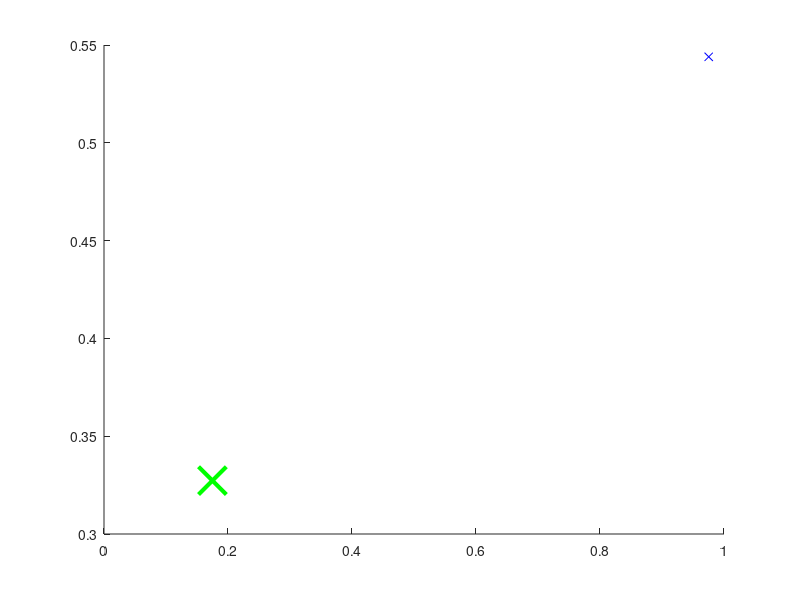

Source code (MATLAB): (Note: this script raises an error after producing the figure.)
function rrt_basic

figure(1); clf; hold on;
x_start = rand(2,1);
x_goal = rand(2,1);
plot(x_start(1),x_start(2),'bx',x_goal(1),x_goal(2),'gx','MarkerSize',20,'LineWidth',3);

T = CartesianMotionPlanningTree(2);
T.max_edge_length = .1;
options = struct();
[T, path_ids, info] = T.rrtNew(x_start, x_goal, options);
T.drawPath(path_ids);
end
